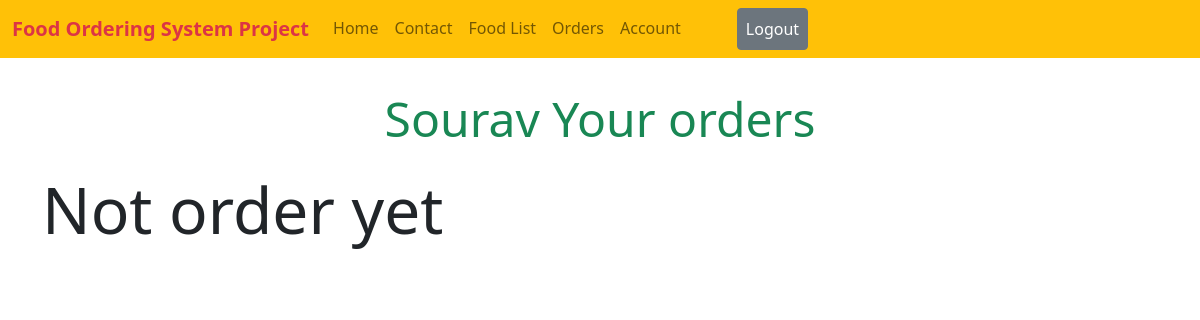
/foods/orders/ (signed in), run on an earlier commit of the app's database.
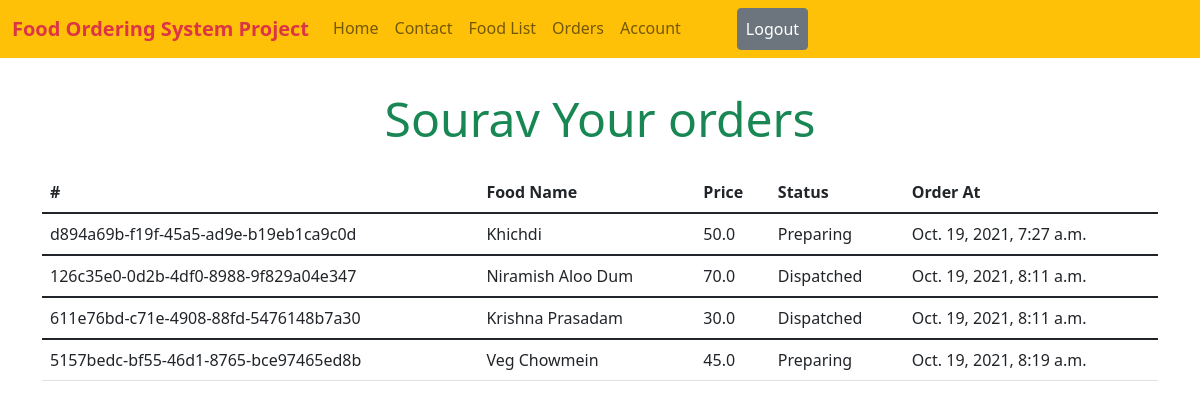
And on a later commit of the database.
### order/models.py (models this page shows, shortened)
class Order(models.Model):
    STATUS_TYPE = (
        ("Preparing", "Preparing your order"),
        ("Dispatched", "Your order is dispatched"),
        ("Delivered", "Order is delivered successfully"),
    )
    user = models.ForeignKey(Profile, on_delete=models.DO_NOTHING)
    food_details = models.ForeignKey(Food, on_delete=models.DO_NOTHING)
    order_id = models.UUIDField(primary_key=True, default=uuid.uuid4, editable=False, unique=True,)
    created_at = models.DateTimeField(auto_now_add=True)
    status = models.CharField(max_length=100, choices=STATUS_TYPE, default=STATUS_TYPE[0][0])

### food/models.py (models this page shows, shortened)
class Food(models.Model):
    name = models.CharField(max_length=500)
    desc = models.TextField()
    price = models.FloatField()

### food/views.py (the view)
# urls.py: path("orders/", orders, name="food.orders"),
@login_required(login_url='home.login')
def orders(request):
    context = {}
    user = Profile.objects.get(user=request.user)
    all_orders = Order.objects.filter(user=user)
    context['orders'] = all_orders
    return render(request, "user_orders.html", context)

### food/templates/user_orders.html
{% extends 'base.html' %}
{% block 'content' %}
<div class="container p-3 mt-3">
    {% if request.user.is_authenticated %}
    <h2 class="display-5 text-center text-success">{{ request.user.first_name }} Your orders</h2>
    {% else %}
    <h1 class="text-success display-4 text-center">Order your favorite food.</h1>
    <h4 class=" text-warning">First create an account, then order</h4>
    {% endif %}
</div>
{% if orders %}
<div class="container">
    <table class="table">
        <thead>
        <tr>
            <th scope="col">#</th>
            <th scope="col">Food Name</th>
            <th scope="col">Price</th>
            <th scope="col">Status</th>
            <th scope="col">Order At</th>
        </tr>
        </thead>
        {% for order in orders %}
        <tbody>
        <tr>
            <td>{{ order.order_id }}</td>
            <td>{{ order.food_details.name }}</td>
            <td>{{ order.food_details.price }}</td>
            <td>{{ order.status }}</td>
            <td>{{ order.created_at }}</td>
        </tr>
        </tbody>
        {% endfor %}
    </table>
</div>
{% else %}
<div class="container">
    <h2 class="display-3">Not order yet</h2>
</div>
{% endif %}
{% endblock 'content' %}

What changed in the data, as far as the page shows it:
added Order: order_id "d894a69b-f19f-45a5-ad9e-b19eb1ca9c0d", food_details.name "Khichdi", food_details.price "50.0", status "Preparing", created_at "Oct. 19, 2021, 7:27 a.m."
added Order: order_id "126c35e0-0d2b-4df0-8988-9f829a04e347", food_details.name "Niramish Aloo Dum", food_details.price "70.0", status "Dispatched", created_at "Oct. 19, 2021, 8:11 a.m."
added Order: order_id "611e76bd-c71e-4908-88fd-5476148b7a30", food_details.name "Krishna Prasadam", food_details.price "30.0", status "Dispatched", created_at "Oct. 19, 2021, 8:11 a.m."
added Order: order_id "5157bedc-bf55-46d1-8765-bce97465ed8b", food_details.name "Veg Chowmein", food_details.price "45.0", status "Preparing", created_at "Oct. 19, 2021, 8:19 a.m."
Also different on the page:
text no longer shown: "Not order yet"
text now shown: "# Food Name Price Status Order At"
